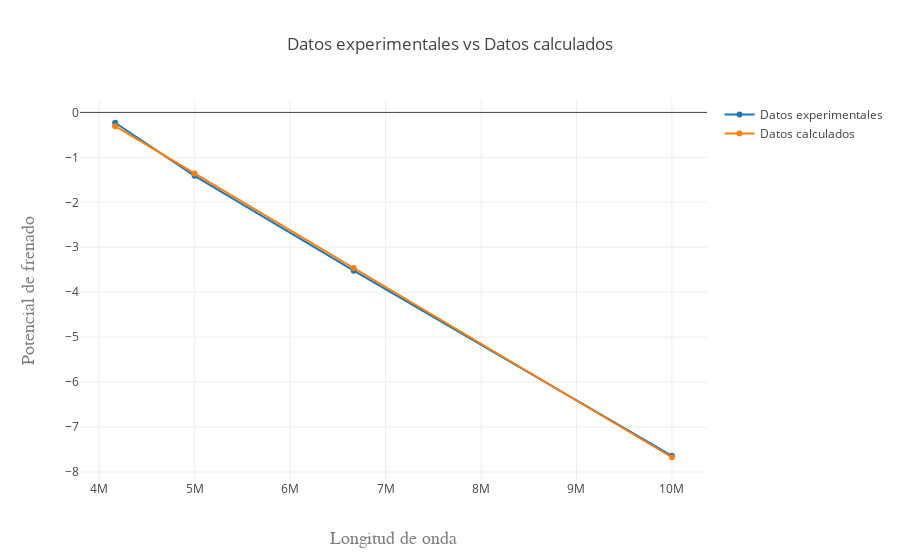

Write notebook code for a chart like this one.
### Code cell
/*************************************************************************
*  Dibujar gráfica: datos experimentales vs datos calculados - cobre
**************************************************************************/
datos = [
  { x: inversa_de_longitudes_de_onda_cobre, y: voltajes_medidos_cobre, name: 'Datos experimentales' }, 
  
  { x: inversa_de_longitudes_de_onda_cobre, y: voltajes_calculados_cobre, name: 'Datos calculados' }
];
var layout = {
  title: 'Datos experimentales vs Datos calculados',
  xaxis: { title: 'Longitud de onda en MHz', titlefont: { family: 'Courier New, monospace', size: 18, color: '#7f7f7f' } },
  yaxis: { title: 'Potencial de frenado en V', titlefont: { family: 'Courier New, monospace', size: 18, color: '#7f7f7f' } }
};
Plotly(datos, layout);

### Figure 1 — Plotly figure (JSON) as saved in the notebook; plotly's stock layout.template omitted (floating-point values rounded to 4 significant figures)
{"data": [{"name": "Datos experimentales", "x": [10000000, 6667000.0, 5000000, 4167000.0], "y": [-7.64, -3.52, -1.41, -0.23]}, {"name": "Datos calculados", "x": [10000000, 6667000.0, 5000000, 4167000.0], "y": [-7.672, -3.463, -1.359, -0.3065]}], "layout": {"title": "Datos experimentales vs Datos calculados", "xaxis": {"title": "Longitud de onda", "titlefont": {"color": "#7f7f7f", "family": "Courier New, monospace", "size": 18}}, "yaxis": {"title": "Potencial de frenado", "titlefont": {"color": "#7f7f7f", "family": "Courier New, monospace", "size": 18}}}}
